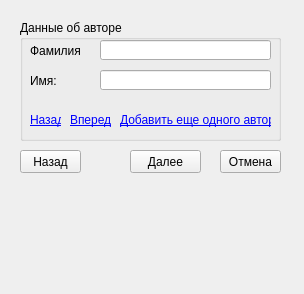
<?xml version="1.0" encoding="UTF-8"?>
<ui version="4.0">
 <class>AddBookDialog</class>
 <widget class="QDialog" name="AddBookDialog">
  <property name="geometry">
   <rect>
    <x>0</x>
    <y>0</y>
    <width>304</width>
    <height>294</height>
   </rect>
  </property>
  <property name="acceptDrops">
   <bool>true</bool>
  </property>
  <property name="windowTitle">
   <string>Dialog</string>
  </property>
  <widget class="QStackedWidget" name="stackedWidget">
   <property name="geometry">
    <rect>
     <x>10</x>
     <y>10</y>
     <width>281</width>
     <height>141</height>
    </rect>
   </property>
   <property name="currentIndex">
    <number>0</number>
   </property>
   <widget class="QWidget" name="page">
    <widget class="QGroupBox" name="groupBox">
     <property name="geometry">
      <rect>
       <x>10</x>
       <y>10</y>
       <width>261</width>
       <height>121</height>
      </rect>
     </property>
     <property name="title">
      <string>Данные об авторе</string>
     </property>
     <widget class="QLabel" name="labelAddNewAuthorBack">
      <property name="geometry">
       <rect>
        <x>10</x>
        <y>90</y>
        <width>31</width>
        <height>20</height>
       </rect>
      </property>
      <property name="text">
       <string>&lt;a href=&quot;google.com&quot;&gt;Назад&lt;/a&gt;</string>
      </property>
     </widget>
     <widget class="QLabel" name="labelAddNewAuthor">
      <property name="geometry">
       <rect>
        <x>100</x>
        <y>90</y>
        <width>151</width>
        <height>20</height>
       </rect>
      </property>
      <property name="text">
       <string>&lt;a href=&quot;google.com&quot;&gt;Добавить еще одного автора&lt;/a&gt;</string>
      </property>
     </widget>
     <widget class="QLabel" name="labelName">
      <property name="geometry">
       <rect>
        <x>10</x>
        <y>50</y>
        <width>51</width>
        <height>21</height>
       </rect>
      </property>
      <property name="text">
       <string>Имя:</string>
      </property>
     </widget>
     <widget class="QLabel" name="labelSurname">
      <property name="enabled">
       <bool>true</bool>
      </property>
      <property name="geometry">
       <rect>
        <x>10</x>
        <y>20</y>
        <width>51</width>
        <height>21</height>
       </rect>
      </property>
      <property name="text">
       <string>Фамилия:</string>
      </property>
     </widget>
     <widget class="QLabel" name="labelAddNewAuthorForward">
      <property name="geometry">
       <rect>
        <x>50</x>
        <y>90</y>
        <width>41</width>
        <height>20</height>
       </rect>
      </property>
      <property name="text">
       <string>&lt;a href=&quot;google.com&quot;&gt;Вперед&lt;/a&gt;</string>
      </property>
     </widget>
     <widget class="QLineEdit" name="editBookAuthorSurname">
      <property name="geometry">
       <rect>
        <x>80</x>
        <y>20</y>
        <width>171</width>
        <height>20</height>
       </rect>
      </property>
     </widget>
     <widget class="QLineEdit" name="editBookAuthorName">
      <property name="geometry">
       <rect>
        <x>80</x>
        <y>50</y>
        <width>171</width>
        <height>20</height>
       </rect>
      </property>
     </widget>
    </widget>
   </widget>
   <widget class="QWidget" name="page_2">
    <widget class="QGroupBox" name="groupBox_4">
     <property name="geometry">
      <rect>
       <x>10</x>
       <y>10</y>
       <width>261</width>
       <height>121</height>
      </rect>
     </property>
     <property name="title">
      <string>Данные о книге</string>
     </property>
     <widget class="QLabel" name="labelBookName">
      <property name="geometry">
       <rect>
        <x>10</x>
        <y>20</y>
        <width>51</width>
        <height>21</height>
       </rect>
      </property>
      <property name="text">
       <string>Название:</string>
      </property>
     </widget>
     <widget class="QLabel" name="labelUDK">
      <property name="geometry">
       <rect>
        <x>10</x>
        <y>50</y>
        <width>51</width>
        <height>21</height>
       </rect>
      </property>
      <property name="text">
       <string>УДК Код:</string>
      </property>
     </widget>
     <widget class="QLabel" name="labelCategory">
      <property name="geometry">
       <rect>
        <x>10</x>
        <y>80</y>
        <width>61</width>
        <height>21</height>
       </rect>
      </property>
      <property name="text">
       <string>Категория:</string>
      </property>
     </widget>
     <widget class="QLineEdit" name="editBookName">
      <property name="geometry">
       <rect>
        <x>80</x>
        <y>20</y>
        <width>171</width>
        <height>20</height>
       </rect>
      </property>
     </widget>
     <widget class="QLineEdit" name="editUDKCode">
      <property name="geometry">
       <rect>
        <x>80</x>
        <y>50</y>
        <width>171</width>
        <height>20</height>
       </rect>
      </property>
     </widget>
     <widget class="QLineEdit" name="editBookCategory">
      <property name="geometry">
       <rect>
        <x>80</x>
        <y>80</y>
        <width>171</width>
        <height>20</height>
       </rect>
      </property>
     </widget>
    </widget>
   </widget>
   <widget class="QWidget" name="page_3">
    <widget class="QGroupBox" name="groupBox_2">
     <property name="geometry">
      <rect>
       <x>10</x>
       <y>10</y>
       <width>261</width>
       <height>121</height>
      </rect>
     </property>
     <property name="title">
      <string>Дополнительно</string>
     </property>
     <widget class="QSpinBox" name="spinBoxAmountBook">
      <property name="geometry">
       <rect>
        <x>10</x>
        <y>40</y>
        <width>101</width>
        <height>22</height>
       </rect>
      </property>
     </widget>
     <widget class="QLabel" name="labelAmount">
      <property name="geometry">
       <rect>
        <x>10</x>
        <y>10</y>
        <width>181</width>
        <height>31</height>
       </rect>
      </property>
      <property name="text">
       <string>&lt;html&gt;&lt;head/&gt;&lt;body&gt;&lt;p&gt;Введите количество экземпляров:&lt;/p&gt;&lt;/body&gt;&lt;/html&gt;</string>
      </property>
      <property name="indent">
       <number>-2</number>
      </property>
     </widget>
     <widget class="QLabel" name="labelPhotoUpload">
      <property name="geometry">
       <rect>
        <x>10</x>
        <y>60</y>
        <width>181</width>
        <height>31</height>
       </rect>
      </property>
      <property name="text">
       <string>&lt;html&gt;&lt;head/&gt;&lt;body&gt;&lt;p&gt;Загрузить фотографию обложки:&lt;/p&gt;&lt;/body&gt;&lt;/html&gt;</string>
      </property>
      <property name="indent">
       <number>-2</number>
      </property>
     </widget>
     <widget class="QPushButton" name="btnChoosePhoto">
      <property name="geometry">
       <rect>
        <x>10</x>
        <y>90</y>
        <width>75</width>
        <height>23</height>
       </rect>
      </property>
      <property name="text">
       <string>Выбрать...</string>
      </property>
     </widget>
     <widget class="QLabel" name="labelFilePath">
      <property name="geometry">
       <rect>
        <x>100</x>
        <y>90</y>
        <width>151</width>
        <height>21</height>
       </rect>
      </property>
      <property name="text">
       <string>TextLabel</string>
      </property>
     </widget>
    </widget>
   </widget>
  </widget>
  <widget class="QPushButton" name="backButton">
   <property name="geometry">
    <rect>
     <x>20</x>
     <y>150</y>
     <width>61</width>
     <height>23</height>
    </rect>
   </property>
   <property name="text">
    <string>Назад</string>
   </property>
  </widget>
  <widget class="QPushButton" name="nextButton">
   <property name="geometry">
    <rect>
     <x>130</x>
     <y>150</y>
     <width>71</width>
     <height>23</height>
    </rect>
   </property>
   <property name="text">
    <string>Далее</string>
   </property>
  </widget>
  <widget class="QPushButton" name="cancelButton">
   <property name="geometry">
    <rect>
     <x>220</x>
     <y>150</y>
     <width>61</width>
     <height>23</height>
    </rect>
   </property>
   <property name="text">
    <string>Отмена</string>
   </property>
  </widget>
  <zorder>stackedWidget</zorder>
  <zorder>backButton</zorder>
  <zorder>nextButton</zorder>
  <zorder>cancelButton</zorder>
  <zorder>groupBox_4</zorder>
 </widget>
 <resources/>
 <connections/>
</ui>
